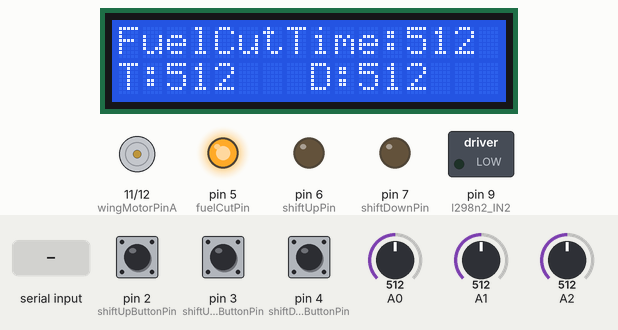
Recording of a sketch running on a simulated Arduino Uno, built with avr-gcc and run on an emulated ATmega328P. Shown: 16×2 character LCD, motor-driver pin pairs drawn as motors (green arrow = first pin HIGH = forward, orange = second pin HIGH = backward, longer = more drive, scaled by the enable pin), switched loads named in the sketch (green lamp = pin HIGH), output pins drawn as LEDs (lit = HIGH). The test bench sets the inputs (shaded band); at power-on: pin 2 (shiftUpButtonPin) HIGH, pin 4 (shiftDownButtonPin) HIGH, A0 = 512, pin 3 (shiftUpIdleButtonPin) HIGH, A1 = 512, A2 = 512. What the sketch prints to the serial monitor is not drawn.

Above: at 1.2 s.
1.3 s: pin 2 (shiftUpButtonPin) pulled LOW for 0.15 s
At 1.7 s:
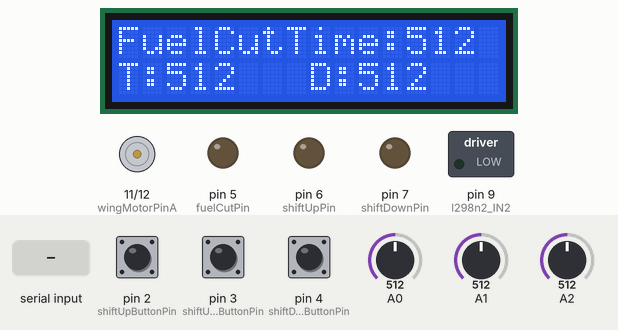
3.8 s: pin 4 (shiftDownButtonPin) pulled LOW for 0.15 s
At 4.2 s:
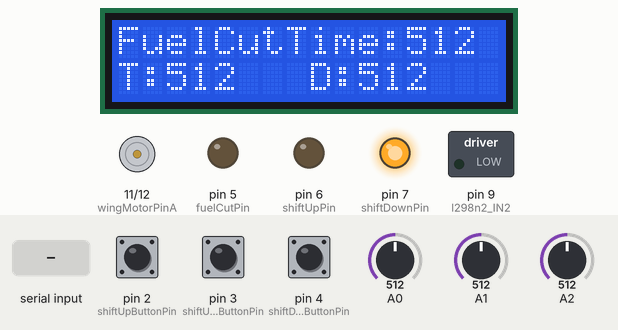
5.8 s: "90,45\n" received over Serial
At 6.4 s:
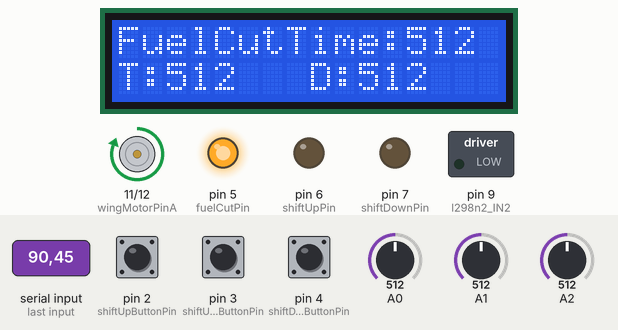
8.3 s: "30,150\n" received over Serial
At 9.1 s:
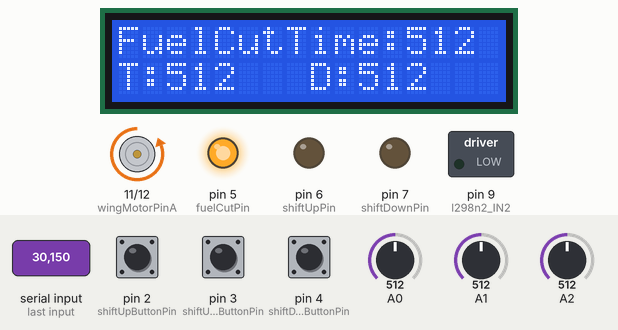
10.8 s: A0 set to 716
At 11.3 s:
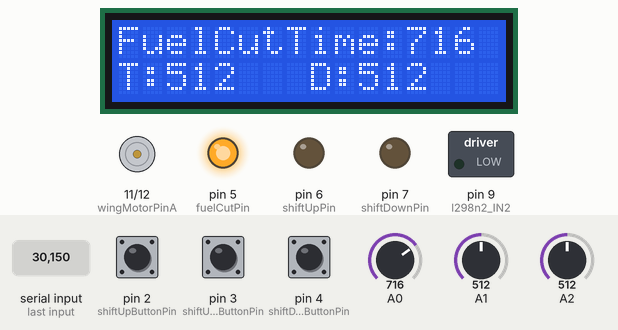
12.3 s: pin 2 (shiftUpButtonPin) pulled LOW for 1 s
At 13.25 s:
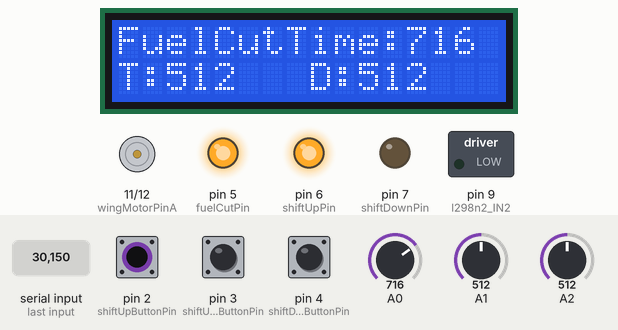
Timing chart, 0 to 15.3 s (numbered marks = the images above; inputs shaded):
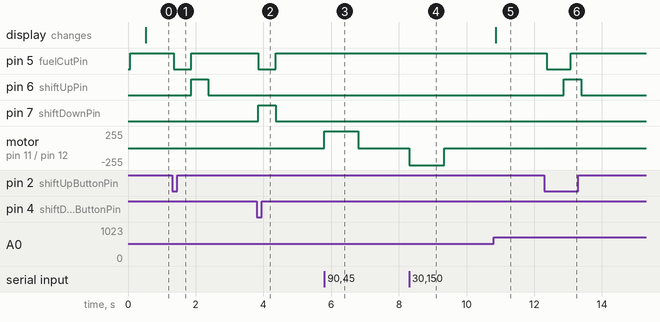

The sketch:

drs_shift_using_class.ino
```cpp
#include <LiquidCrystal_I2C.h>

#define DEBOUNCE_DELAY 50

LiquidCrystal_I2C lcd(0x27, 16, 2);

// --- Button Class ---
class Button {
  byte pin;
  bool state, lastReading;
  unsigned long lastDebounceTime;

public:
  Button(byte p) : pin(p), state(false), lastReading(HIGH), lastDebounceTime(0) {}

  void begin() {
    pinMode(pin, INPUT_PULLUP);
  }

  void update() {
    bool reading = digitalRead(pin);
    if (reading != lastReading) {
      lastDebounceTime = millis();
      lastReading = reading;
    }
    if (millis() - lastDebounceTime > DEBOUNCE_DELAY) {
      state = reading;
    }
  }

  bool isPressed() {
    return state == LOW;
  }

  bool wasPressed(bool &prevState) {
    bool result = (prevState == HIGH && state == LOW);
    prevState = state;
    return result;
  }
};

// --- RearWingController Class ---
class RearWingController {
  byte pinA, pinB;
  unsigned long moveDuration;
  int speedThreshold;
  bool isUp, moving, directionUp;
  unsigned long moveStartTime;

public:
  RearWingController(byte a, byte b, int threshold = 60, unsigned long duration = 1000)
    : pinA(a), pinB(b), speedThreshold(threshold), moveDuration(duration),
      isUp(false), moving(false), directionUp(false) {}

  void begin() {
    pinMode(pinA, OUTPUT);
    pinMode(pinB, OUTPUT);
    digitalWrite(pinA, LOW);
    digitalWrite(pinB, LOW);
  }

  void update(int speed) {
    if (moving) return;

    if (speed >= speedThreshold && !isUp) {
      digitalWrite(pinA, HIGH);
      digitalWrite(pinB, LOW);
      directionUp = true;
      moving = true;
      moveStartTime = millis();
      Serial.println("Rear Wing: UP start");
    } else if (speed < speedThreshold && isUp) {
      digitalWrite(pinA, LOW);
      digitalWrite(pinB, HIGH);
      directionUp = false;
      moving = true;
      moveStartTime = millis();
      Serial.println("Rear Wing: DOWN start");
    }
  }

  void tick() {
    if (moving && millis() - moveStartTime >= moveDuration) {
      digitalWrite(pinA, LOW);
      digitalWrite(pinB, LOW);
      isUp = directionUp;
      moving = false;
      Serial.println(isUp ? "Rear Wing: UP complete" : "Rear Wing: DOWN complete");
    }
  }
};

// --- ShiftController Class ---
class ShiftController {
  byte fuelCutPin, shiftUpPin, shiftDownPin, l298n2_IN2;
  int gearSequence[5] = {1, 0, 2, 3, 4};
  int gearIdx = 1;
  unsigned int &fuelCutTime, &cylinderTime, &cylinderDelay;

  unsigned long fuelCutStartTime, cylinderStartTime, cylinderDelayStartTime, cylinderDownStartTime;
  bool fuelCutTimeOn, cylinderOn, cylinderDelayOn, cylinderOnDown;

public:
  ShiftController(byte f, byte u, byte d, byte i,
                  unsigned int &fTime, unsigned int &cTime, unsigned int &cDelay)
    : fuelCutPin(f), shiftUpPin(u), shiftDownPin(d), l298n2_IN2(i),
      fuelCutTime(fTime), cylinderTime(cTime), cylinderDelay(cDelay),
      fuelCutTimeOn(false), cylinderOn(false), cylinderDelayOn(false), cylinderOnDown(false) {}

  void begin() {
    pinMode(fuelCutPin, OUTPUT);
    pinMode(shiftUpPin, OUTPUT);
    pinMode(shiftDownPin, OUTPUT);
    pinMode(l298n2_IN2, OUTPUT);
    digitalWrite(fuelCutPin, HIGH);
  }

  void handleShiftUp() {
    digitalWrite(fuelCutPin, LOW);
    Serial.println("Fuel cut: OFF (차단)");
    fuelCutTimeOn = true;
    fuelCutStartTime = millis();

    stopCylinders();
    cylinderDelayOn = true;
    cylinderDelayStartTime = millis();
  }

  void handleIdleShiftUp() {
    shiftCylinderUp();
    cylinderOn = true;
    cylinderStartTime = millis();
    Serial.println("ShiftUpIdle Cylinder ON");
  }

  void handleShiftDown() {
    digitalWrite(fuelCutPin, LOW);
    Serial.println("Fuel cut: OFF (차단)");
    fuelCutTimeOn = true;
    fuelCutStartTime = millis();

    shiftCylinderDown();
    cylinderOnDown = true;
    cylinderDownStartTime = millis();
    Serial.println("Shift Down Cylinder ON");
  }

  void tick() {
    unsigned long now = millis();

    if (fuelCutTimeOn && now - fuelCutStartTime >= fuelCutTime) {
      digitalWrite(fuelCutPin, HIGH);
      fuelCutTimeOn = false;
      Serial.println("Fuel cut: ON (복원)");
    }

    if (cylinderDelayOn && now - cylinderDelayStartTime >= cylinderDelay) {
      shiftCylinderUp();
      cylinderOn = true;
      cylinderStartTime = now;
      cylinderDelayOn = false;
    }

    if (cylinderOn && now - cylinderStartTime >= cylinderTime) {
      stopCylinders();
      cylinderOn = false;
      Serial.println("Cylinder Up Off");
      if (gearIdx < 4) gearIdx++;
    }

    if (cylinderOnDown && now - cylinderDownStartTime >= cylinderTime) {
      stopCylinders();
      cylinderOnDown = false;
      Serial.println("Shift Down Cylinder OFF");
      if (gearIdx > 0) gearIdx--;
    }
  }

private:
  void shiftCylinderUp() {
    digitalWrite(shiftUpPin, HIGH);
    Serial.println("Shift Cylinder UP");
  }

  void shiftCylinderDown() {
    digitalWrite(shiftDownPin, HIGH);
    digitalWrite(l298n2_IN2, LOW);
    Serial.println("Shift Cylinder DOWN");
  }

  void stopCylinders() {
    digitalWrite(shiftUpPin, LOW);
    digitalWrite(shiftDownPin, LOW);
    digitalWrite(l298n2_IN2, LOW);
    Serial.println("Cylinders STOPPED");
  }
};

// --- 전역 인스턴스 및 핀 정의 ---
const byte fuelCutPin = 5;
const byte shiftUpPin = 6;
const byte shiftDownPin = 7;
const byte l298n2_IN2 = 9;

const byte shiftUpButtonPin = 2;
const byte shiftUpIdleButtonPin = 3;
const byte shiftDownButtonPin = 4;

const byte wingMotorPinA = 11;
const byte wingMotorPinB = 12;
const byte wingMotorEN = 13;

unsigned int fuelCutTime, cylinderTime, cylinderDelay;
unsigned int updateLCDTime = 500;
unsigned long updateLCDStartTime = 0;

Button shiftUpButton(shiftUpButtonPin);
Button shiftUpIdleButton(shiftUpIdleButtonPin);
Button shiftDownButton(shiftDownButtonPin);

RearWingController rearWing(wingMotorPinA, wingMotorPinB);
ShiftController shiftController(fuelCutPin, shiftUpPin, shiftDownPin, l298n2_IN2, fuelCutTime, cylinderTime, cylinderDelay);

int speedValue = 0;
bool prevUp = false, prevIdle = false, prevDown = false;

void updateLCD() {
  lcd.clear();
  lcd.setCursor(0, 0);
  lcd.print("FuelCutTime:");
  lcd.print(fuelCutTime);

  lcd.setCursor(0, 1);
  lcd.print("T:");
  lcd.print(cylinderTime);
  lcd.setCursor(8, 1);
  lcd.print("D:");
  lcd.print(cylinderDelay);
}

void setup() {
  Serial.begin(9600);
  lcd.begin();
  lcd.backlight();

  pinMode(wingMotorEN, OUTPUT);
  digitalWrite(wingMotorEN, HIGH);

  shiftUpButton.begin();
  shiftUpIdleButton.begin();
  shiftDownButton.begin();

  rearWing.begin();
  shiftController.begin();

  Serial.println("Enter speed value in Serial Monitor.");
}

void loop() {
  unsigned long now = millis();

  // 시리얼 속도 입력
  if (Serial.available() > 0) {
    speedValue = Serial.parseInt();
    Serial.print("Input Speed: ");
    Serial.println(speedValue);
    rearWing.update(speedValue);
  }

  // LCD 주기적 업데이트
  fuelCutTime = analogRead(A0);
  cylinderTime = analogRead(A1);
  cylinderDelay = analogRead(A2);

  if (now - updateLCDStartTime >= updateLCDTime) {
    updateLCD();
    updateLCDStartTime = now;
  }

  // 버튼 업데이트
  shiftUpButton.update();
  shiftUpIdleButton.update();
  shiftDownButton.update();

  if (shiftUpButton.wasPressed(prevUp)) {
    shiftController.handleShiftUp();
  }
  if (shiftUpIdleButton.wasPressed(prevIdle)) {
    shiftController.handleIdleShiftUp();
  }
  if (shiftDownButton.wasPressed(prevDown)) {
    shiftController.handleShiftDown();
  }

  // 시간 기반 동작
  rearWing.tick();
  shiftController.tick();
}
```

Measured:
- after the input at 1.3 s, pin 5 (fuelCutPin): HIGH → LOW after 0.05 s, → HIGH 0.51 s later; pin 6 (shiftUpPin): LOW → HIGH after 0.56 s, → LOW 0.51 s later
- after the input at 3.8 s, pin 5 (fuelCutPin): HIGH → LOW after 0.05 s, → HIGH 0.51 s later; pin 7 (shiftDownPin): LOW → HIGH after 0.05 s, → LOW 0.51 s later
- after the input at 5.8 s, motor on pin 11 (wingMotorPinA) / pin 12 (wingMotorPinB): stopped → forward 255/255 at once, → stopped 1.0 s later
- after the input at 8.3 s, motor on pin 11 (wingMotorPinA) / pin 12 (wingMotorPinB): stopped → backward 255/255 at once, → stopped 1.0 s later
- after the input at 10.8 s, the display: changes after 0.06 s (image 5)
- after the input at 12.3 s, pin 5 (fuelCutPin): HIGH → LOW after 0.06 s, → HIGH 0.72 s later; pin 6 (shiftUpPin): LOW → HIGH after 0.58 s, → LOW 0.51 s later
